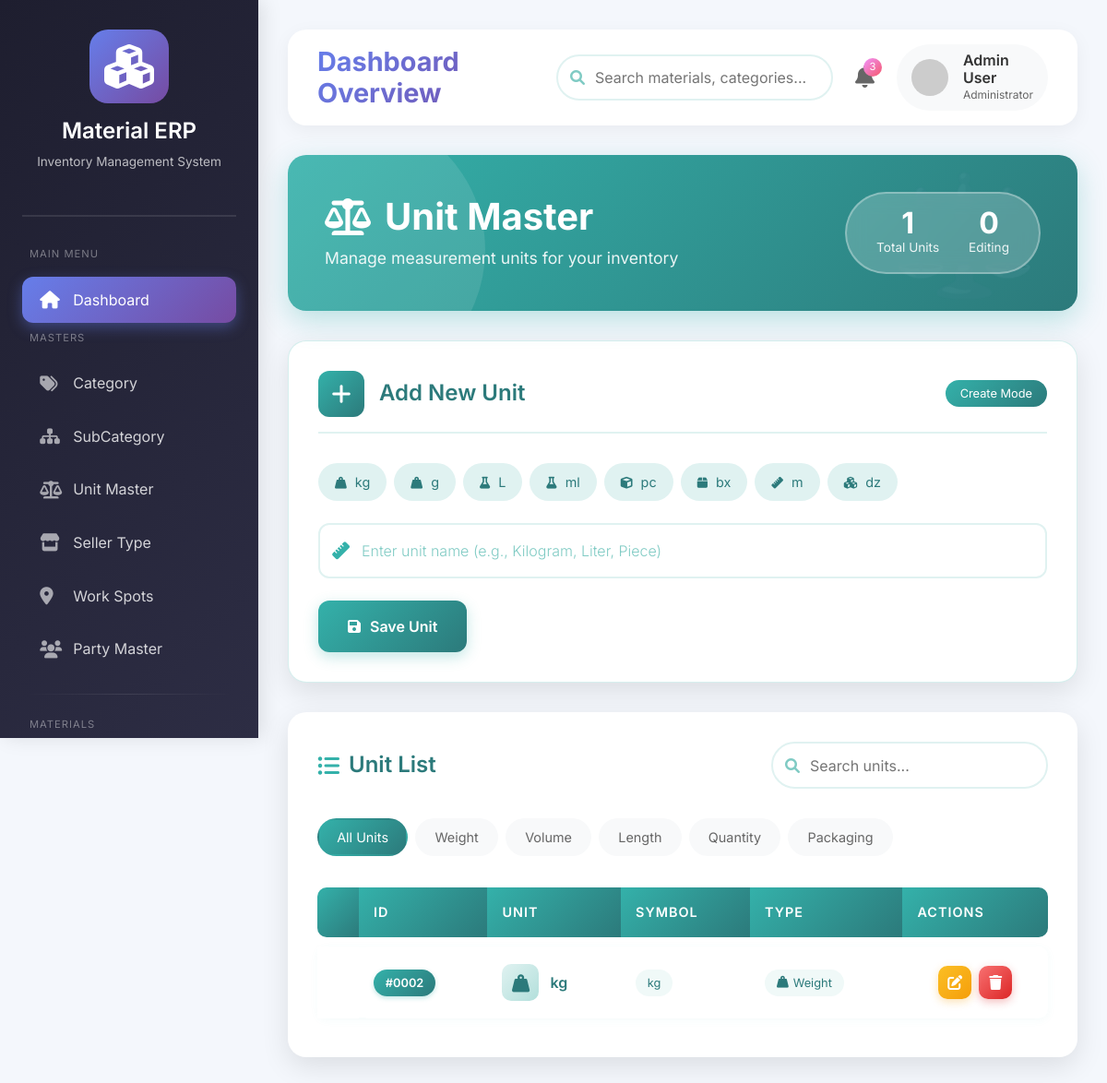
The page /masters/unit/ on the database as committed earlier.
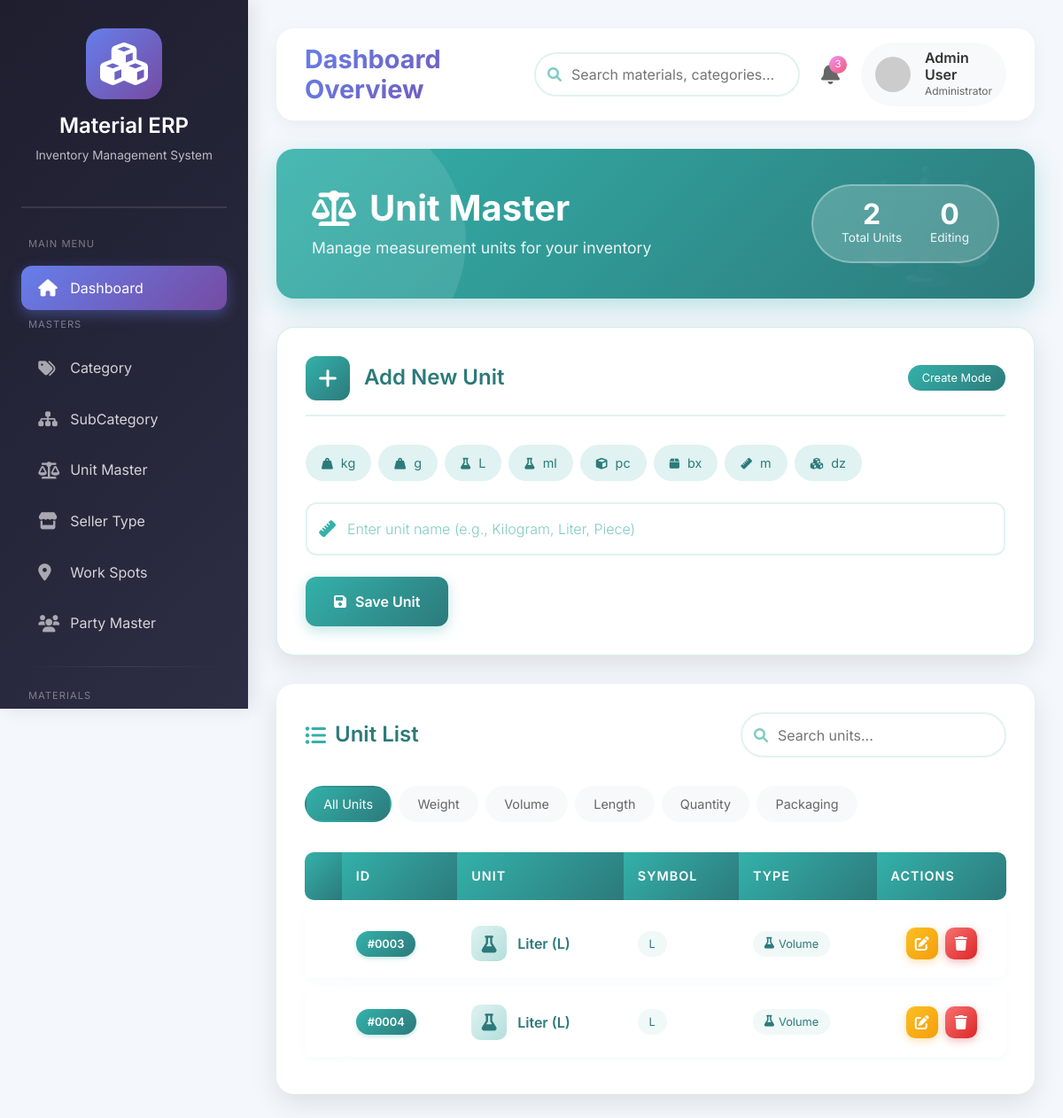
The same page on the database as committed later.
### masters/models.py (models this page shows, shortened)
class UnitMaster(models.Model):
    id = models.AutoField(primary_key=True)
    name = models.CharField(max_length=50)
    status = models.BooleanField(default=True)

### masters/views.py (the view)
# urls.py: path('unit/', views.unit_master, name='unit_master'),
def unit_master(request):
    if request.method == "POST":
        name = request.POST.get('name')
        UnitMaster.objects.create(name=name)
        return redirect('/masters/unit/')
    data = UnitMaster.objects.all()
    return render(request,'masters/unit_master.html',{
        'data':data
    })

### masters/templates/masters/unit_master.html (shortened to what the changed rows need)
{% extends 'base.html' %}
{% block content %}
<div class="page-header">
    <div class="header-content">
        <div class="header-title">
            <h2>
                <i class="fas fa-balance-scale"></i>
                Unit Master
            </h2>
        </div>
        <div class="header-stats">
            <div class="stat-item">
                <div class="stat-value">{{ data|length }}</div>
                <div class="stat-label">Total Units</div>
            </div>
        </div>
    </div>
</div>
<div class="table-card">
    {% if data %}
    <table class="unit-table" id="unitTable">
        <thead>
            <tr><th></th>
                <th>ID</th>
                <th>Unit</th>
                <th>Symbol</th>
                <th>Type</th>
                <th>Actions</th>
            </tr>
        </thead>
        <tbody>
            {% for i in data %}
            <tr>
                <td>
                    <span class="unit-id">#{{ i.id|stringformat:"04d" }}</span>
                </td>
                <td>
                    <div class="unit-display">
                        <div class="unit-icon-small">
                            {% with first_char=i.name|first|lower %}
                                {% if 'k' in first_char or 'g' in first_char %}
                                    <i class="fas fa-weight-hanging"></i>
                                {% elif 'l' in first_char or 'm' in first_char and 'ml' not in i.name|lower %}
                                    <i class="fas fa-flask"></i>
                                {% elif 'p' in first_char %}
                                    <i class="fas fa-cube"></i>
                                {% elif 'b' in first_char %}
                                    <i class="fas fa-box"></i>
                                {% elif 'm' in first_char %}
                                    <i class="fas fa-ruler"></i>
                                {% else %}
                                    <i class="fas fa-balance-scale"></i>
                                {% endif %}
                            {% endwith %}
                        </div>
                        <div class="unit-info">
                            <span class="unit-name">{{ i.name }}</span>
                        </div>
                    </div>
                </td>
                <td>
                    {% with name_parts=i.name|lower %}
                        {% if 'kilogram' in name_parts or 'kg' in name_parts %}
                            <span class="unit-type">kg</span>
                        {% elif 'gram' in name_parts or 'g' in name_parts %}
                            <span class="unit-type">g</span>
                        {% elif 'liter' in name_parts or 'l' in name_parts %}
                            <span class="unit-type">L</span>
                        {% elif 'milliliter' in name_parts or 'ml' in name_parts %}
                            <span class="unit-type">ml</span>
                        {% elif 'piece' in name_parts or 'pc' in name_parts %}
                            <span class="unit-type">pc</span>
                        {% elif 'box' in name_parts or 'bx' in name_parts %}
                            <span class="unit-type">bx</span>
                        {% elif 'meter' in name_parts or 'm' in name_parts %}
                            <span class="unit-type">m</span>
                        {% elif 'dozen' in name_parts or 'dz' in name_parts %}
                            <span class="unit-type">dz</span>
                        {% else %}
                            <span class="unit-type">{{ i.name|slice:":3"|lower }}</span>
                        {% endif %}
                    {% endwith %}
                </td>
                <td>
                    {% with name_lower=i.name|lower %}
                        {% if 'kg' in name_lower or 'gram' in name_lower or 'weight' in name_lower %}
                            <span class="unit-type"><i class="fas fa-weight-hanging"></i> Weight</span>
                        {% elif 'liter' in name_lower or 'ml' in name_lower or 'volume' in name_lower %}
                            <span class="unit-type"><i class="fas fa-flask"></i> Volume</span>
                        {% elif 'meter' in name_lower or 'cm' in name_lower or 'length' in name_lower %}
                            <span class="unit-type"><i class="fas fa-ruler"></i> Length</span>
                        {% elif 'piece' in name_lower or 'pc' in name_lower or 'unit' in name_lower %}
                            <span class="unit-type"><i class="fas fa-cube"></i> Quantity</span>
                        {% elif 'box' in name_lower or 'pack' in name_lower %}
                            <span class="unit-type"><i class="fas fa-box"></i> Packaging</span>
                        {% else %}
                            <span class="unit-type"><i class="fas fa-balance-scale"></i> Other</span>
                        {% endif %}
                    {% endwith %}
                </td>
                <td>
                    <div class="action-buttons">
                        <a href="{% url 'unit_edit' i.id %}" class="btn-action btn-edit" title="Edit">
                            <i class="fas fa-edit"></i>
                        </a>
                        <a href="{% url 'unit_delete' i.id %}" class="btn-action btn-delete" title="Delete"
                           onclick="return confirmDelete('{{ i.name }}')">
                            <i class="fas fa-trash"></i>
                        </a>
                    </div>
                </td>
            </tr>
            {% endfor %}
        </tbody>
    </table>
    {% endif %}
</div>
<link rel="stylesheet" href="https://cdnjs.cloudflare.com/ajax/libs/font-awesome/6.0.0/css/all.min.css">
{% endblock %}

Rows that differ between the two databases and show on the page:
removed UnitMaster: id "0002", name "kg", shows "Weight"
added UnitMaster: id "0003", name "Liter (L)", shows "Volume"
added UnitMaster: id "0004", name "Liter (L)", shows "Volume"
Other text that changed with them:
{{ data|length }}: "1" → "2"
